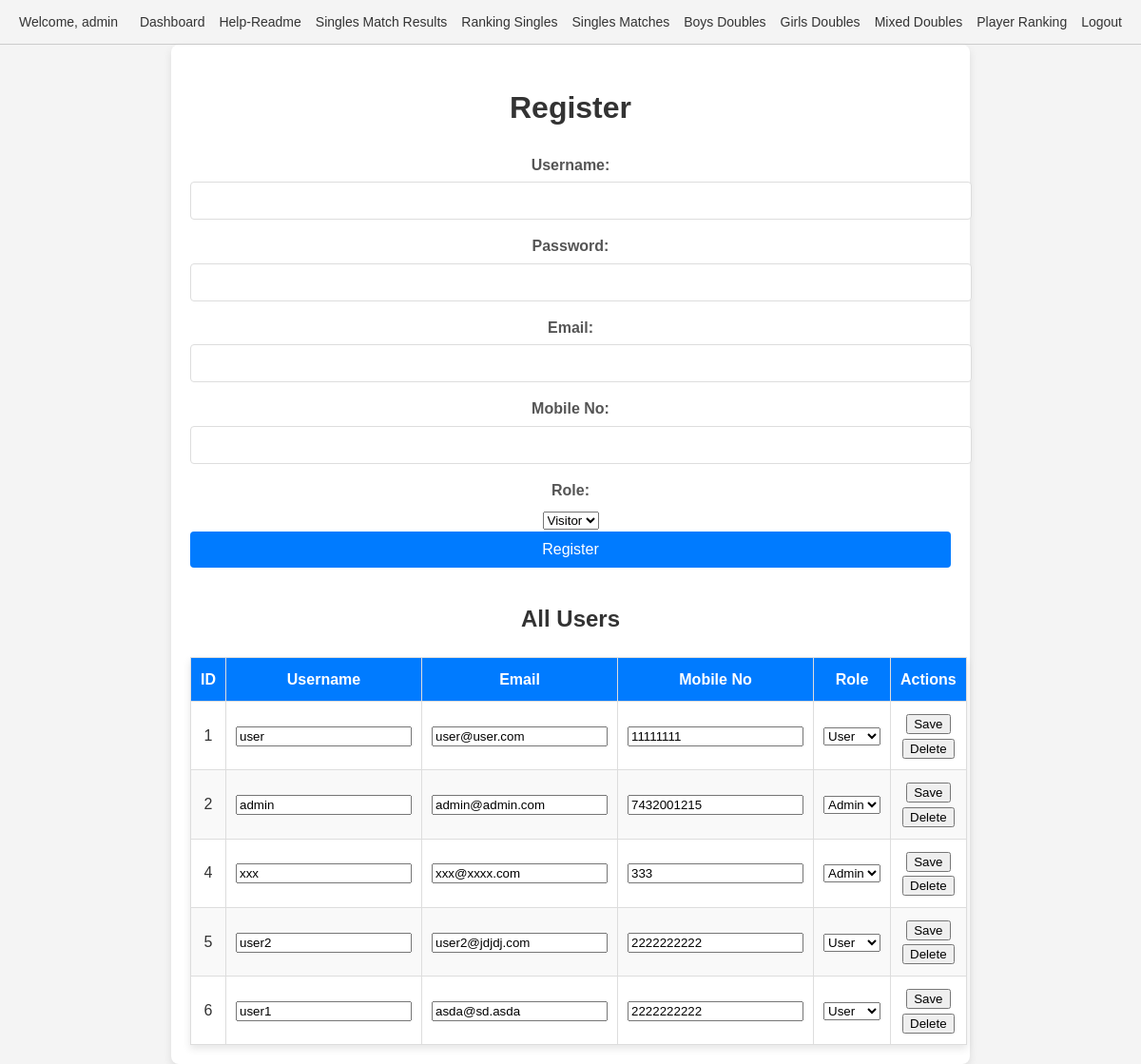
Page /register.php (signed in) on the earlier database version.
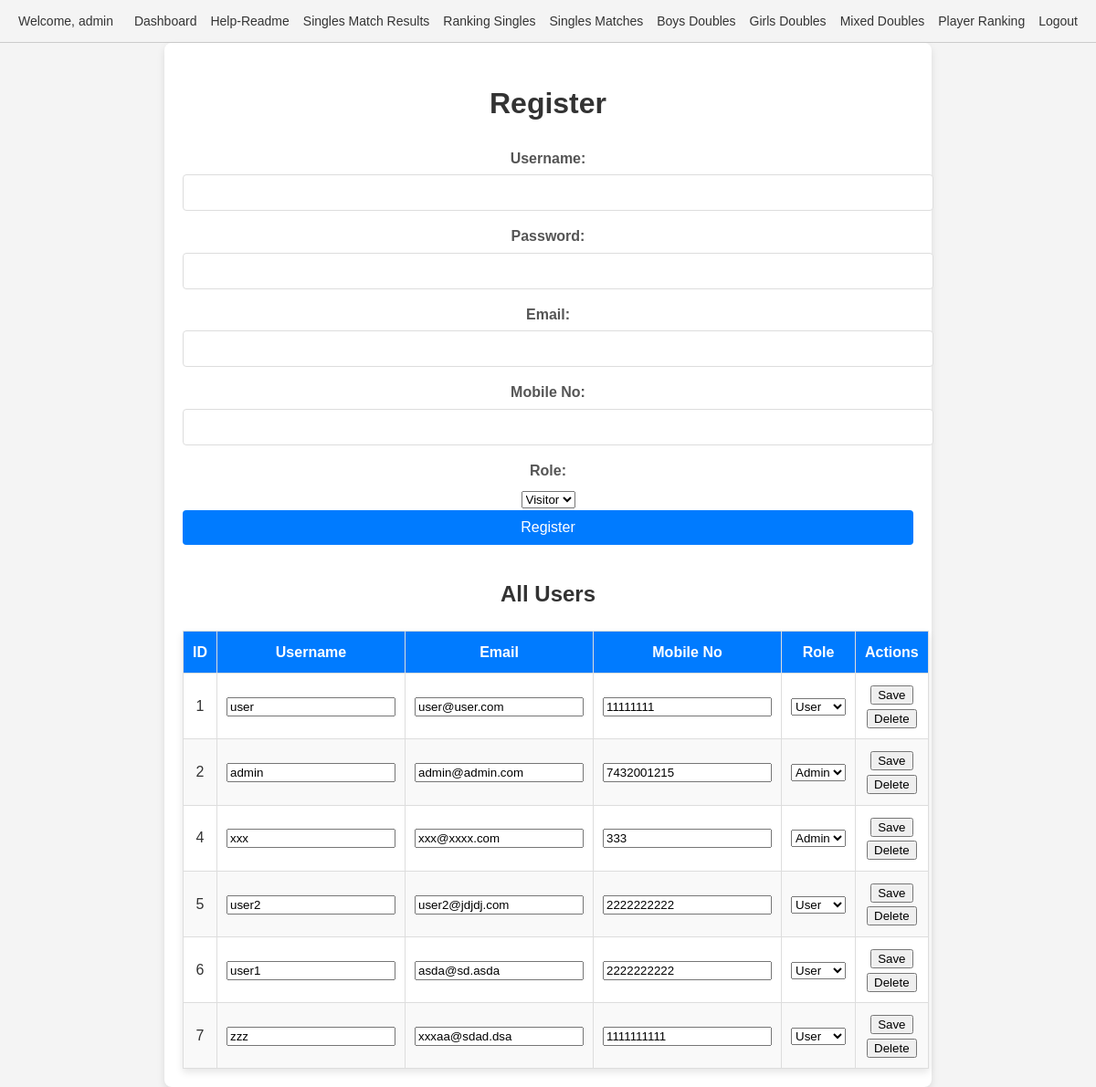
Same page on the later database version.
### tables this page shows
CREATE TABLE `users` (
  `id` int(11) NOT NULL,
  `username` varchar(255) NOT NULL,
  `password` varchar(255) NOT NULL,
  `mobile_no` varchar(20) DEFAULT NULL,
  `notes` text DEFAULT NULL,
  `role` enum('admin','user','visitor','moderator') NOT NULL DEFAULT 'visitor',
  `created_at` timestamp NULL DEFAULT current_timestamp(),
  `email` varchar(255) DEFAULT NULL,
  `last_login` datetime DEFAULT NULL
);

### permissions.php (called while the page is built, shortened)
<?php
function is_admin() {
    return isset($_SESSION['role']) && $_SESSION['role'] === 'admin';
}
?>

### register.php (the view, shortened to what this page needs)
<?php
include 'header.php';
require 'auth.php';
$username = '';
$email = '';
$mobile_no = '';
$role = 'visitor';
$is_admin = is_admin();
$users = [];
if ($is_admin) {
    $result = $conn->query("SELECT * FROM users");
    $users = $result->fetch_all(MYSQLI_ASSOC);
}
?>
<!DOCTYPE html>
<html lang="en">
<head>
    <link rel="stylesheet" href="styles.css">
</head>
<body>
    <div class="container">
        <h1>Register</h1>
        <form method="POST">
            <div class="form-group">
                <label for="username">Username:</label>
                <input type="text" name="username" id="username" value="<?= htmlspecialchars($username) ?>" required>
            </div>
            <div class="form-group">
                <label for="password">Password:</label>
                <input type="password" name="password" id="password" required>
            </div>
            <div class="form-group">
                <label for="email">Email:</label>
                <input type="email" name="email" id="email" value="<?= htmlspecialchars($email) ?>" required>
            </div>
            <div class="form-group">
                <label for="mobile_no">Mobile No:</label>
                <input type="text" name="mobile_no" id="mobile_no" value="<?= htmlspecialchars($mobile_no) ?>">
            </div>
            <div class="form-group">
                <label for="role">Role:</label>
                <select name="role" id="role" required>
                    <option value="visitor" <?= $role === 'visitor' ? 'selected' : '' ?>>Visitor</option>
                </select>
            </div>
            <button type="submit" class="btn-primary">Register</button>
        </form>
        <?php if ($is_admin): ?>
            <h2>All Users</h2>
            <table>
                <thead>
                    <tr>
                        <th>ID</th>
                        <th>Username</th>
                        <th>Email</th>
                        <th>Mobile No</th>
                        <th>Role</th>
                        <th>Actions</th>
                    </tr>
                </thead>
                <tbody>
                    <?php foreach ($users as $user): ?>
                        <tr>
                            <form method="POST" class="edit-form">
                                <td><?= htmlspecialchars($user['id']) ?></td>
                                <td><input type="text" name="username" value="<?= htmlspecialchars($user['username']) ?>"></td>
                                <td><input type="email" name="email" value="<?= htmlspecialchars($user['email']) ?>"></td>
                                <td><input type="text" name="mobile_no" value="<?= htmlspecialchars($user['mobile_no']) ?>"></td>
                                <td>
                                    <select name="role">
                                        <option value="admin" <?= $user['role'] === 'admin' ? 'selected' : '' ?>>Admin</option>
                                        <option value="user" <?= $user['role'] === 'user' ? 'selected' : '' ?>>User</option>
                                    </select>
                                </td>
                                <td>
                                    <button type="submit" name="action" value="edit" class="btn-edit">Save</button>
                                    <button type="submit" name="action" value="delete" class="btn-delete" onclick="return confirm('Are you sure you want to delete this user?')">Delete</button>
                                </td>
                            </form>
                        </tr>
                    <?php endforeach; ?>
                </tbody>
            </table>
        <?php endif; ?>
    </div>
</body>
</html>

Differences in the rows shown:
added users: id "7", username "zzz", email "xxxaa@sdad.dsa", mobile_no "1111111111", role "User"
